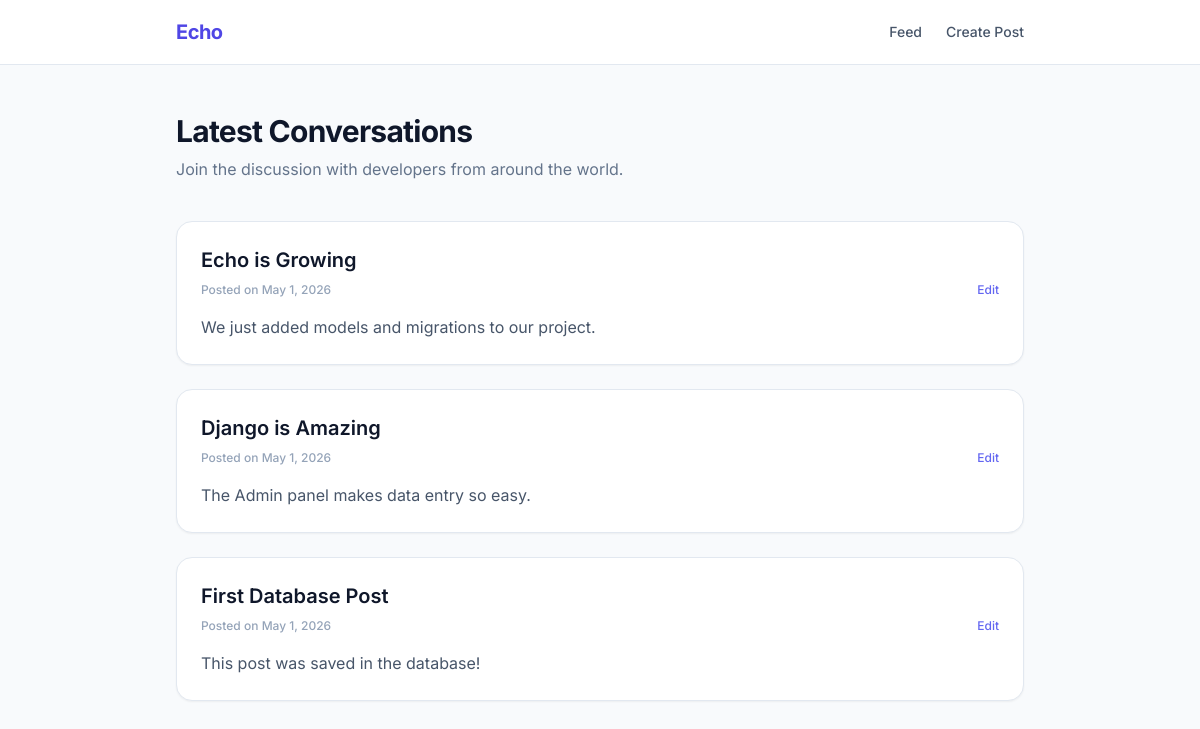
The app's page /, older data.
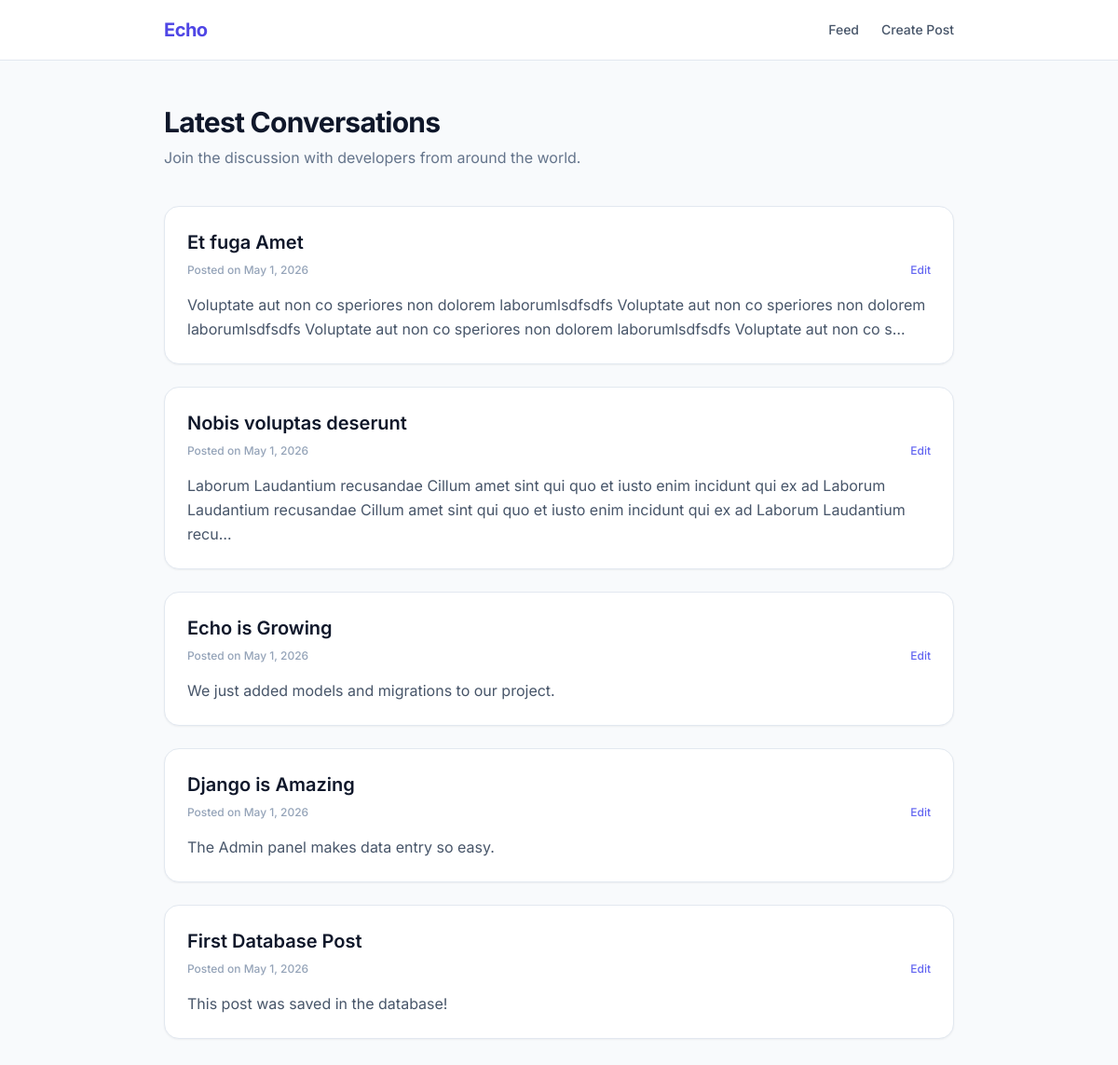
The same page, newer data.
### posts/models.py (models this page shows, shortened)
class Post(models.Model):
    title = models.CharField(max_length=200)
    content = models.TextField()
    created_at = models.DateTimeField(auto_now_add=True)

### posts/views.py (the view)
# urls.py: path('', views.index, name='index'),
def index(request): # This view handles the homepage feed
    posts = Post.objects.all().order_by('-created_at')
    context = {
        'topics': posts # The key 'topics' is what we loop through in the index.html template
    }
    return render(request, 'posts/index.html', context)

### posts/templates/posts/index.html (shortened to what this page needs)
<!DOCTYPE html>
<html lang="en">
<head>
    <script src="https://cdn.tailwindcss.com"></script>
</head>
<body class="bg-slate-50 text-slate-900 antialiased min-h-screen">
    <header class="bg-white border-b border-slate-200 sticky top-0 z-50">
        <nav class="max-w-4xl mx-auto px-6 h-16 flex items-center justify-between">
            <a href="/" class="text-xl font-bold tracking-tight text-indigo-600">Echo</a>
            <div class="flex gap-6 text-sm font-medium text-slate-600">
                <a href="/" class="hover:text-indigo-600 transition-colors">Feed</a>
                <a href="{% url 'create_post' %}" class="hover:text-indigo-600 transition-colors">Create Post</a>
            </div>
        </nav>
    </header>
    <main class="max-w-4xl mx-auto px-6 py-12">
        <div class="mb-10">
            <h1 class="text-3xl font-bold tracking-tight text-slate-900">Latest Conversations</h1>
            <p class="text-slate-500 mt-2">Join the discussion with developers from around the world.</p>
        </div>
        <div class="space-y-6">
            {% for topic in topics %}
            <article
                class="bg-white border border-slate-200 p-6 rounded-2xl shadow-sm hover:shadow-md transition-shadow">
                <h2 class="text-xl font-semibold text-slate-900">
                    <a href="{% url 'post_detail' topic.id %}" class="hover:text-indigo-600 transition-colors">{{ topic.title }}</a>
                </h2>
                <div class="flex items-center justify-between mt-2 text-xs text-slate-400 font-medium">
                    <span>Posted on {{ topic.created_at|date:"F j, Y" }}</span>
                    <a href="{% url 'edit_post' topic.id %}" class="text-indigo-500 hover:text-indigo-700 transition-colors">Edit</a>
                </div>
                <p class="mt-4 text-slate-600 leading-relaxed">
                    {{ topic.content|truncatechars:200 }}
                </p>
            </article>
            {% empty %}
            <div class="text-center py-20 bg-white rounded-2xl border border-dashed border-slate-300">
                <p class="text-slate-500">No topics have been posted yet. Why not start one?</p>
            </div>
            {% endfor %}
        </div>
    </main>
</body>
</html>

Row changes from the older to the newer data that the page shows:
added Post: title "Et fuga Amet", created_at "May 1, 2026", content "Voluptate aut non co speriores non dolorem laborumlsdfsdfs Voluptate aut non co speriores non dolorem laborumlsdfsdfs Voluptate aut non co speriores non dolorem laborumlsdfsdfs Voluptate aut non co s…"
added Post: title "Nobis voluptas deserunt", created_at "May 1, 2026", content "Laborum Laudantium recusandae Cillum amet sint qui quo et iusto enim incidunt qui ex ad Laborum Laudantium recusandae Cillum amet sint qui quo et iusto enim incidunt qui ex ad Laborum Laudantium recu…"
